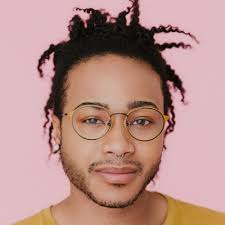
#> input picture Face-Detection-With-Glasses/face.jpg, 225 x 225 px
$ python -i contrastManager.py   (imports and definitions only)
#> lines starting #> are read from the running program, lines starting #| are printed output that depends on the picture
import cv2
import numpy as np

class ContrastManager():
    def __set_frame_contrast__(self, redContrast, greenContrast, blueContrast):
        return np.array([redContrast, greenContrast, blueContrast])

    def set_low_contrast(self, redContrast):
        self.low_contrast = self.__set_frame_contrast__(int(redContrast), 0, 0)
        return(self.low_contrast)

    def set_high_contrast(self, redContrast):
        self.high_contrast = self.__set_frame_contrast__(int(redContrast), 255, 255)
        return(self.high_contrast)

    def toggle_contrast(self, should_be_on):
        self.should_apply_contrast = should_be_on

    def apply_contrast(self, frame):
        if self.should_apply_contrast:
            mask = cv2.inRange(frame, self.low_contrast, self.high_contrast)
            mask_inv = cv2.bitwise_not(mask)
            color_frame = cv2.bitwise_and(frame, frame, mask=mask_inv)
            contrast_frame = cv2.cvtColor(color_frame, cv2.COLOR_BGR2GRAY)
            #cv2.imshow('Palm Detection', contrast_frame) #Uncomment this out if you want to see the different level contrast frame
            return contrast_frame
        else:
            return frame

>>> import cv2
>>> picture = cv2.imread('Face-Detection-With-Glasses/face.jpg', cv2.IMREAD_GRAYSCALE)
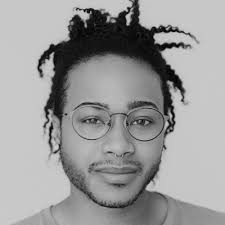
#> picture: shape (225, 225); min 0, max 216, mean 154
#> (the run stopped early here; a loop or call above may not have finished)
